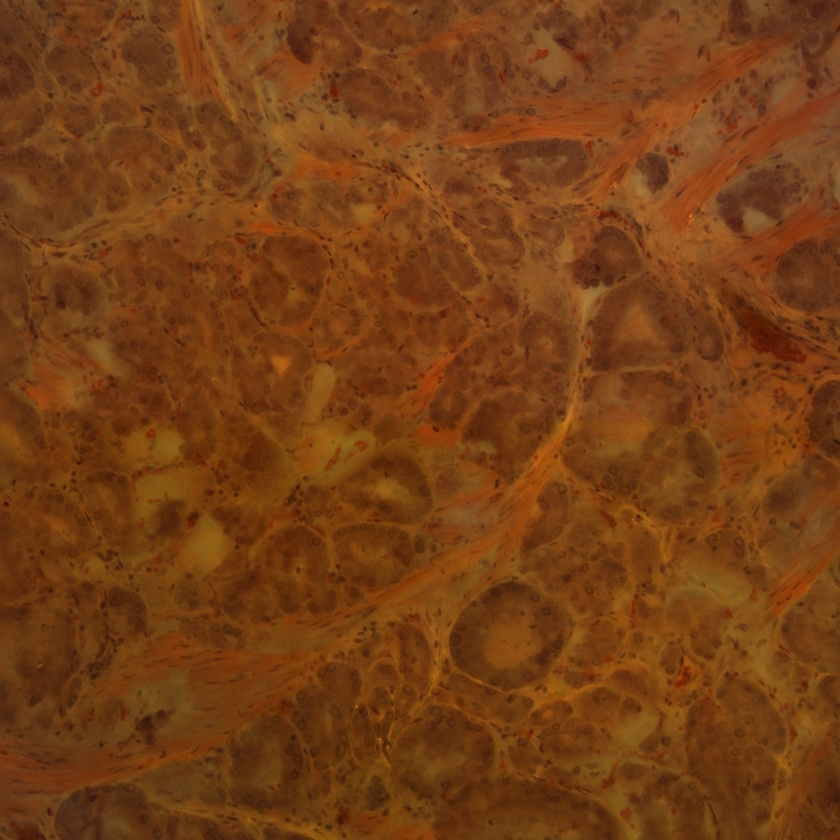
#> input picture Prostate.jpg, 840 x 840 px, shrunk from 2048 x 2048 before the run, found by its file name
$ python fire.py
#> lines starting #> are read from the running program, lines starting #| are printed output that depends on the picture
#> further down, prostate is the input picture: PIL image 840x840 RGB; mean R, G, B 117.6, 62.8, 21.1
# %% [markdown]
# # Notebook le Epic

# %% [markdown]
# ## Imports

# %%
import numpy as np
import cv2 as cv
from PIL import Image, ImageEnhance
from matplotlib import pyplot as plt
from scipy.ndimage import gaussian_filter
from skimage.color import rgb2gray
from scipy.signal import convolve2d
import matplotlib.pyplot as plt
from PIL import Image, ImageEnhance

# %% [markdown]
# ## Helper Functions

# %% [markdown]
# ### imageLoad2Gray
# coverts an image into grayscale and normalizes it

# %%
def imageLoad2Gray(img: np.array, dtype = np.float32) -> np.array:
    image = np.asarray(img, dtype = dtype)
    image = rgb2gray(image)
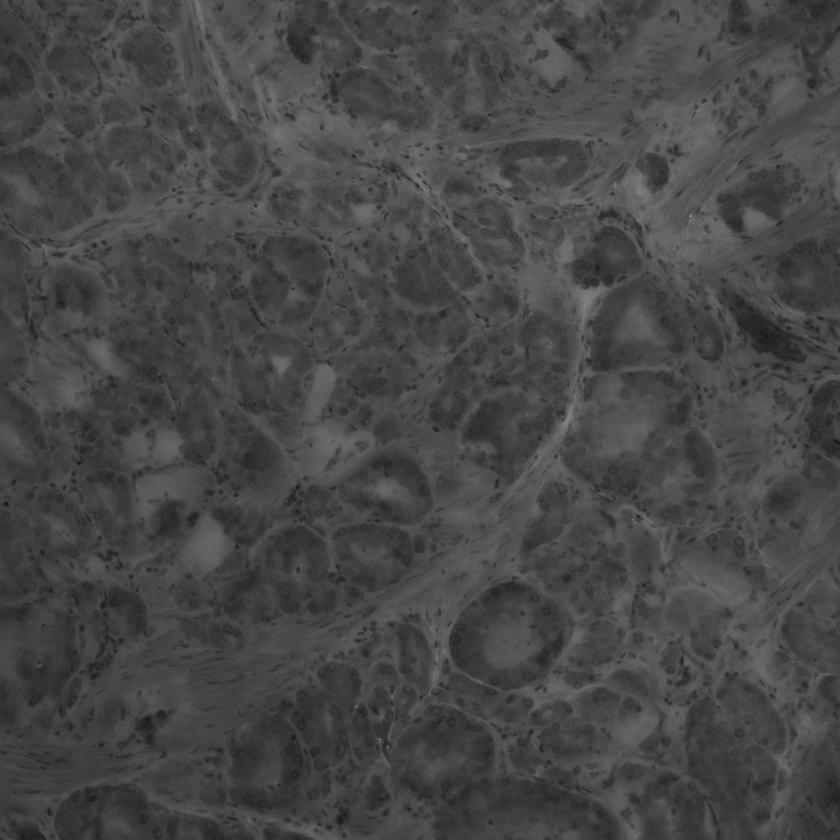
#> image: shape (840, 840) float32; min 14.63, max 166.4, mean 71.4
    image /= 255.0
    return image

# %% [markdown]
# ### img_save
# show and save a ndarray as an image

# %%
def img_save(img_array, file_name, title= '', show = True, cmap=None, dtype = np.uint8):

    if show:
        plt.imshow(img_array.astype(dtype), cmap = cmap)
        plt.title(title)
        plt.show()

    plt.imsave(file_name, img_array.astype(dtype), cmap = cmap)

# %% [markdown]
# ### brightness_pil
#
# brightness of an image using Pillow

# %%
def brightness_pil(img, factor=0.5):
    # Convert numpy array to PIL Image
    img_pil = Image.fromarray(np.uint8(img * 255))

    # Initialize the enhancer
    enhancer = ImageEnhance.Brightness(img_pil)

    # Apply the enhancement
    img_output_pil = enhancer.enhance(factor)

    # Convert enhanced PIL image back to numpy array
    img_output = np.array(img_output_pil) / 255.0  # Normalize to [0, 1] range

    return img_output

# %% [markdown]
# ## Step 1
#
# Convert the image into greyscale

# %%
prostate = Image.open("Prostate.jpg")
gray_prostate = imageLoad2Gray(prostate)

# %%
plt.imshow(gray_prostate, cmap="gray")

# %% [markdown]
# ## Step 2
#
# Play around with gaussian blur

# %%
blurry_prostate = gaussian_filter(gray_prostate, sigma=15)

# %%
plt.imshow(gray_prostate/blurry_prostate, cmap="gray")
plt.imsave(arr=gray_prostate/blurry_prostate, fname= "amgojs.png", cmap="gray")
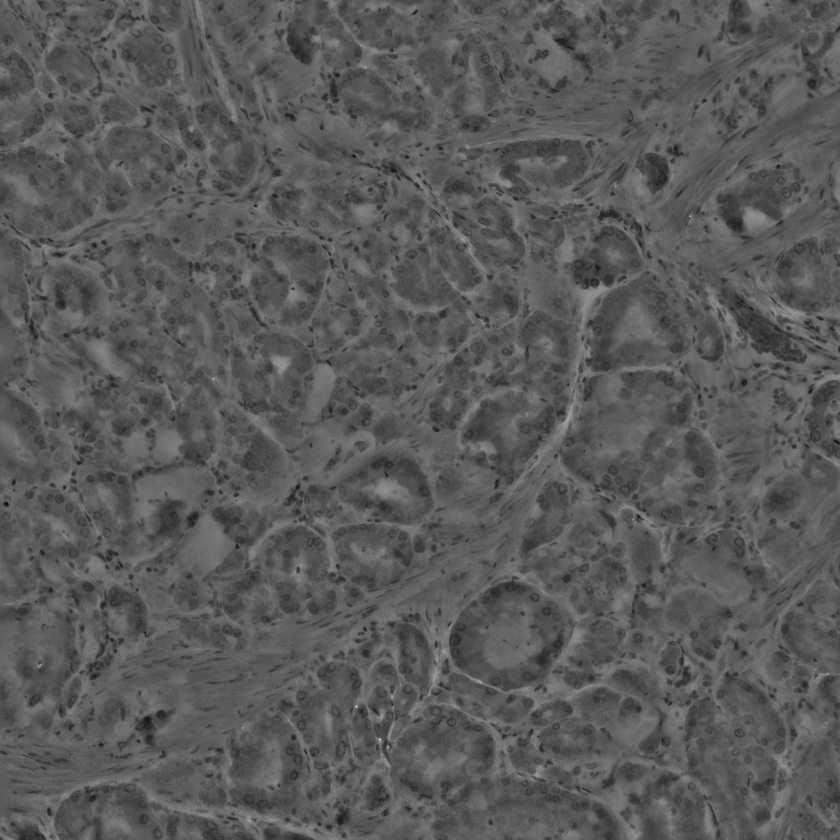
#> saved as amgojs.png: shape (840, 840, 3); min 0, max 255, mean 89.4

# %% [markdown]
# ## Step 3
#
# Adjust brightness

# %%
# Read the input image
img = cv.imread('amgojs.png', cv.IMREAD_GRAYSCALE)
#> img: shape (840, 840); min 0, max 255, mean 89.4

# Apply Gaussian blur to reduce noise
blurred = cv.GaussianBlur(img, (3, 3), 0)

# Apply unsharp masking for edge enhancement
unsharp_mask = cv.addWeighted(img, 1.5, blurred, -0.5, 0)

# Apply adaptive histogram equalization for contrast enhancement
clahe = cv.createCLAHE(clipLimit=2.0, tileGridSize=(8, 8))
enhanced = clahe.apply(unsharp_mask)
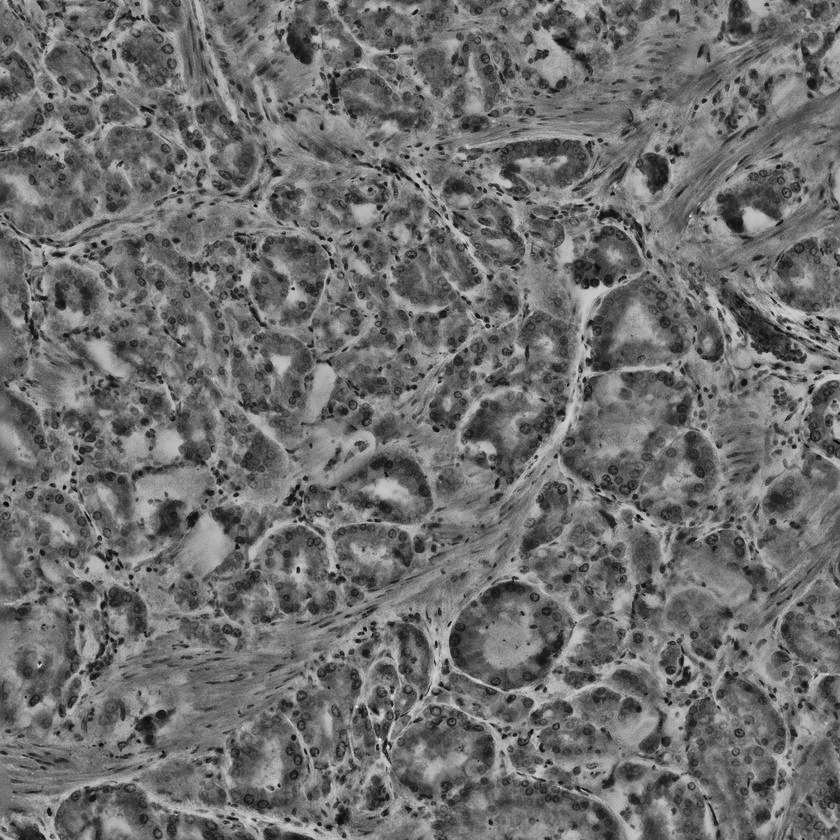
#> enhanced: shape (840, 840); min 1, max 255, mean 109.6

# Apply additional sharpening
kernel = np.array([[-1,-1,-1], [-1,9,-1], [-1,-1,-1]])
sharpened = cv.filter2D(enhanced, -1, kernel)
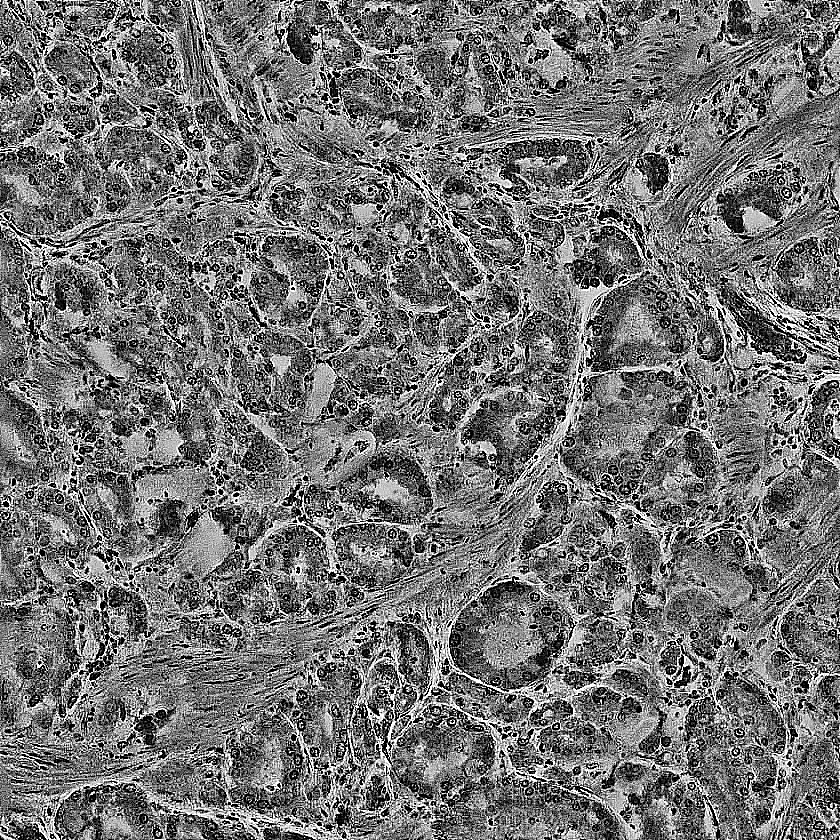
#> sharpened: shape (840, 840); min 0, max 255, mean 113.9

# Adjust brightness and contrast
alpha = 1.2  # Contrast control
beta = 10    # Brightness control
final = cv.convertScaleAbs(sharpened, alpha=alpha, beta=beta)
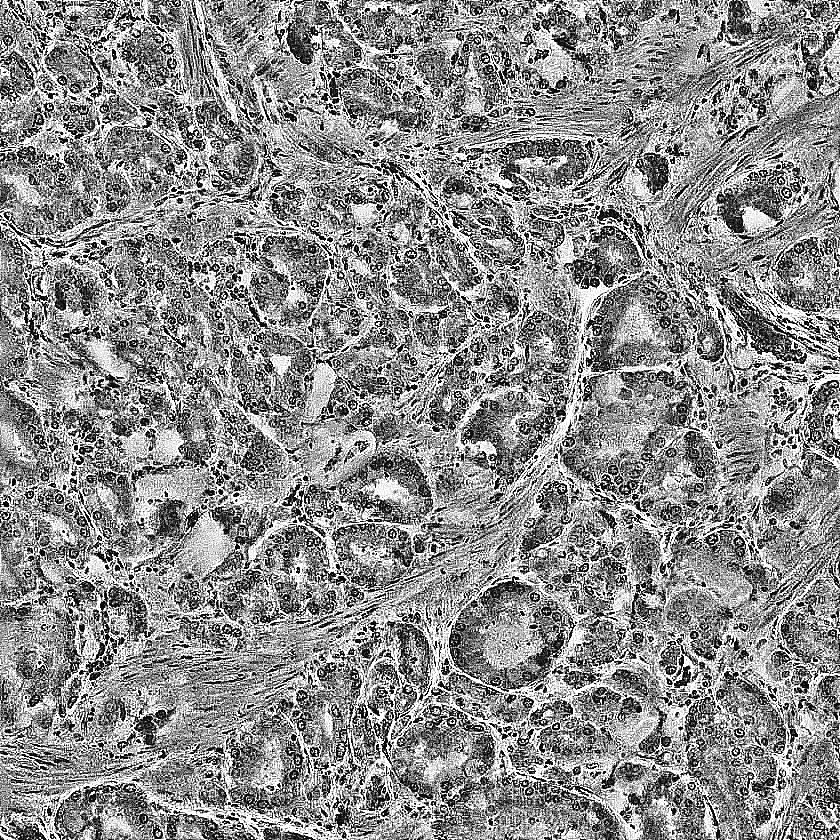
#> final: shape (840, 840); min 10, max 255, mean 141

# Save the result
cv.imwrite('enhanced_image.png', final)

# Display the original and enhanced images (optional)
cv.imshow('Original', img)
cv.imshow('Enhanced', final)
cv.waitKey(0)
cv.destroyAllWindows()
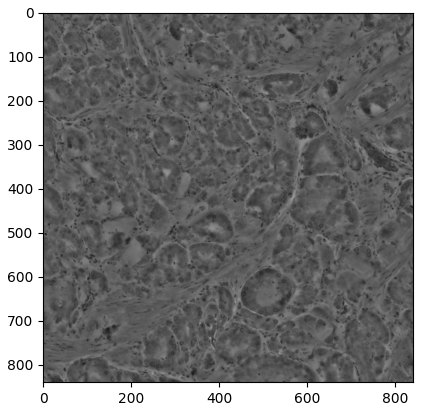
#> figure drawn by matplotlib, 1 panel
